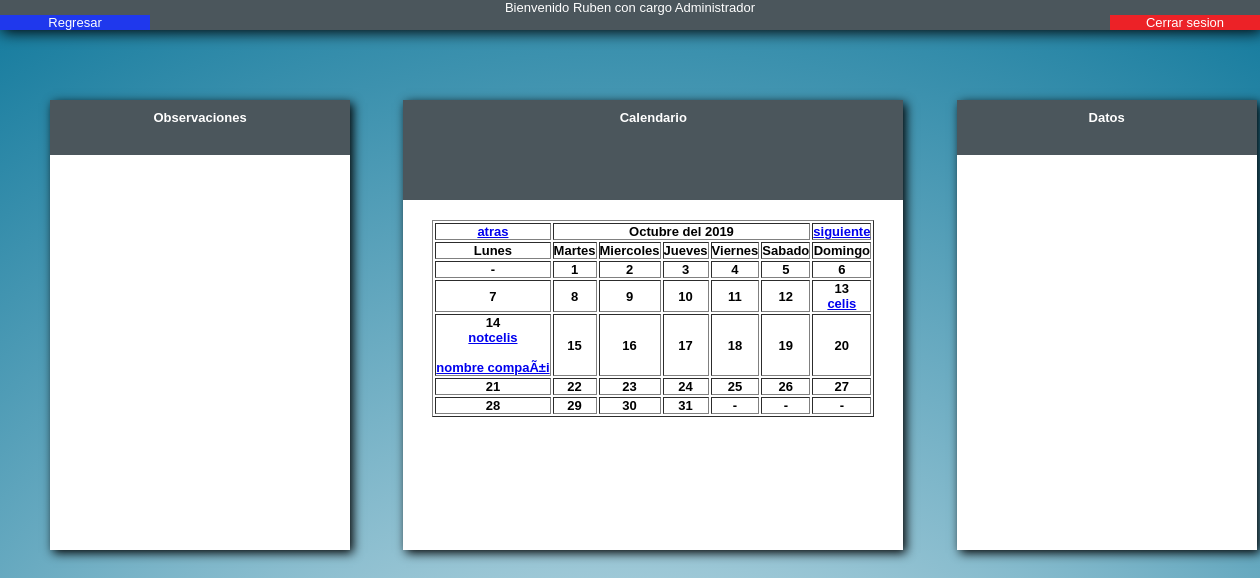
The page /vistas/calendar.php?mes=10&anio=2019 (signed in) on the database its author committed.
### tables this page shows
CREATE TABLE `Usuarios`
(
  `idUsuario` int(11) DEFAULT NULL AUTO_INCREMENT,
  `nombre` varchar(15) DEFAULT NULL,
  `username` varchar(15) DEFAULT NULL,
  `password` varchar(15) DEFAULT NULL,
  `idTipoUsuario` int(11) DEFAULT NULL,
   PRIMARY KEY (idUsuario),
   FOREIGN KEY (idTipoUsuario) REFERENCES TipoUsuarios(idTipoUsuario) ON DELETE CASCADE
);

CREATE TABLE `TipoUsuarios`
(
  `idTipoUsuario` int(11) DEFAULT NULL AUTO_INCREMENT,
  `nombreCargo` varchar(15) DEFAULT NULL,
  PRIMARY KEY (idTipoUsuario)
);

CREATE TABLE `Actividad`
(
  `idActividad` int(11) DEFAULT NULL AUTO_INCREMENT,
  `idProgramacion` int(11) DEFAULT NULL,
  `idDifusion` int(11) DEFAULT NULL,
  `idDiseno` int(11) DEFAULT NULL,
  PRIMARY KEY (idActividad),
  FOREIGN KEY (idProgramacion) REFERENCES Programacion(idProgramacion) ON DELETE CASCADE,
  FOREIGN KEY (idDifusion) REFERENCES Difusion(idDifusion) ON DELETE CASCADE,
  FOREIGN KEY (idDiseno) REFERENCES Diseno(idDiseno) ON DELETE CASCADE
);

CREATE TABLE `requerimientoActividad`
(
  `idRequerimientoActividad` int(11) DEFAULT NULL AUTO_INCREMENT,
  `fechaProgramacion` date DEFAULT NULL,
  `fechaEvento` date DEFAULT NULL,
  `nombreCompania` varchar(25) DEFAULT NULL,
  `nombreActividad` varchar(25) DEFAULT NULL,
  `disciplina` varchar(25) DEFAULT NULL,
  `lugar` varchar(25) DEFAULT NULL,
  `tipoEntrada` int(11) DEFAULT NULL,
  `costo` int(11) DEFAULT NULL,
  `duracion` time DEFAULT NULL,
  `observacion` varchar(500) DEFAULT NULL,
  PRIMARY KEY (idRequerimientoActividad)
);

### includes/user.php (called while the page is built, shortened)
<?php
include 'db.php';
class User extends DB
{
	private $nombre;
	private $cargo;
	public function setUser($user)
	{
		$query = $this->connect()->prepare('SELECT u.nombre,u.username,t.nombreCargo
											FROM usuarios u, tipousuarios t
											WHERE u.idTipoUsuario = t.idTipoUsuario
											AND username = :user');
		$query->execute(['user' => $user]);
		foreach($query as $currentUser)
		{
			$this->nombre = $currentUser['nombre'];
			$this->cargo = $currentUser['nombreCargo'];
		}
	}
	public function getNombre()
	{
		return $this->nombre;
	}
	public function getCargo()
	{
		return $this->cargo;
	}
}
?>

### includes/db.php (called while the page is built)
<?php
class DB
{
	private $host;
	private $db;
	private $user;
	private $password;
	private $charset;
	public function __construct()
	{
		$this->host = 'localhost';
		$this->db = 'prueba';
		$this->user = 'root';
		$this->password = 'QQWWEERR1';
		$this->charset = 'utf8mb4';
	}
	public function connect()
	{
		try
		{
			$connection = "mysql:host=" . $this->host . ";dbname=" . $this->db . ";charset=" . $this->charset;
			$options = [PDO::ATTR_ERRMODE => PDO::ERRMODE_EXCEPTION,
						PDO::ATTR_EMULATE_PREPARES => false,];
			$pdo = new PDO($connection,$this->user,$this->password,$options);
			return $pdo;
		}
		catch(PDOException $e)
		{
			print_r("Error connection: " . $e->getMessage());
		}
	}
}
?>

### vistas/calendar.php (the view, shortened to what this page needs)
<?php
	include_once '../includes/user.php';
    include_once '../includes/db.php';
    $userSession = new UserSession();
    $user = new User();
    if(isset($_SESSION['user']))
    {
        $user->setUser($userSession->getCurrentUser());
    }
    else
    {
        header("location: ../index.php");
    }
?>
<!DOCTYPE html>
<html>
	<head>
		<link rel="stylesheet" href="../styles/calendarStylo.css">
	</head>
	<body>
	<header>
			<?php echo "<p>Bienvenido ".$user->getNombre()." con cargo ".$user->getCargo()."</p>";
			if($user->getCargo() == "Administrador")
				{
					echo "<a id = \"botonRegresar\" href=\"home.php\">Regresar</a>";
				}
			?>
			<a id="botonSalir" href="../includes/logout.php">Cerrar sesion</a>
	</header>
		<div id="calendario">
			<table border="1" id="tabla">
				<section id="cabecera">
					<h1>Calendario</h1>
				</section>
				<tr>
					<?php
					function fechaAnterior($anterior)
					{
						if($anterior[0]==1)
						{
							$anterior[0]=12;
							$anterior[1]-=1;
						}
						else
							$anterior[0]-=1;
						if($anterior[0]<10)
							$anterior[0] = "0".$anterior[0];
						return $anterior;
					}
					function fechaSiguiente($siguiente)
					{
						if($siguiente[0]>11)
						{
							$siguiente[0]=1;
							$siguiente[1]+=1;
						}
						else
							$siguiente[0]+=1;
						return $siguiente;
					}
					function fechaString($dia,$mes,$anio)
					{
						if($dia<10)
						{
							$dia = "0".$dia;
						}
						return $anio."-".$mes."-".$dia;
					}
					$nombreMeses = array('Enero','Febrero','Marzo','Abril','Mayo','Junio','Julio','Agosto','Septiembre','Octubre','Noviembre','Diciembre');
					$fecha = new DateTime();
					$mes = $fecha->format('m');
					$anio = $fecha->format('Y');
					$siguiente = fechaSiguiente(array($mes,$anio));
					$anterior = fechaAnterior(array($mes,$anio));
					if(isset($_GET['mes'])&&isset($_GET['anio']))
					{
						$siguiente = fechaSiguiente(array($_GET['mes'],$_GET['anio']));
						$anterior = fechaAnterior(array($_GET['mes'],$_GET['anio']));
						$mes = $_GET['mes'];
						$anio = $_GET['anio'];
					}
					$db = new DB();
					$query = $db->connect()->prepare("SELECT a.idActividad,r.nombreCompania,r.fechaEvento
			    						 		  FROM actividad a, programacion p, requerimientoActividad r
			    						 		  WHERE a.idProgramacion = p.idProgramacion
			    						 		  AND p.idRequerimientoActividad = r.idRequerimientoActividad
			    						 		  AND r.fechaEvento >= '$anio-$mes-01'
			    						 		  AND r.fechaEvento <= '$anio-$mes-31'");
					$query->execute();
					$query->setFetchMode(PDO::FETCH_NUM);
				    $result = $query->fetchAll();
					echo "<th id='atras'><a href='calendar.php?mes=".$anterior[0]."&anio=".$anterior[1]."'>atras</a></th>";
					echo "<th id='fecha' colspan='5'>".$nombreMeses[$mes-1]." del ".$anio."</th>";
					echo "<th id='siguiente'><a href='calendar.php?mes=".$siguiente[0]."&anio=".$siguiente[1]."'>siguiente</a></th>";
					?>
				</tr>
				<tr>
					<th>Lunes</th>
					<th>Martes</th>
					<th>Miercoles</th>
					<th>Jueves</th>
					<th>Viernes</th>
					<th>Sabado</th>
					<th>Domingo</th>
				</tr>
				<?php
					$primeraCelda = date("w",mktime(0,0,0,$mes,1,$anio))+7;
					$finMes = date("d",(mktime(0,0,0,$mes+1,1,$anio)-1));
					if($primeraCelda >= 8)
					{
						$primeraCelda = $primeraCelda - 7;
					}
					$ultimaCelda = $primeraCelda + $finMes;
					$limite = 6;
					if($ultimaCelda <= 36)
					{
						$limite = 5;
					}
					$contador = 1;
					$dia = 1;
					for($i = 0 ; $i < $limite ; $i++)
					{
						echo "<tr>";
						for($j = 0 ; $j < 7 ; $j++)
						{
							echo "<th>";
							if($contador >= $primeraCelda && $contador < $ultimaCelda)
							{
								echo $dia;
								if($query->rowCount())
								{
									for($k = 0 ; $k < count($result) ; $k++)
									{
									    if($result[$k][2] == fechaString($dia,$mes,$anio))
										{
											$caracteresespeciales = $result[$k][1];
									    	echo "<br><a href='calendar.php?mes=".$mes."&anio=".$anio."&id=".$result[$k][0]."'>".$caracteresespeciales."</a><br>";
									    }
									}
								}
								$dia++;
							}
							else
							{
								echo "-";
							}
							echo "</th>";
							$contador++;
						}
						echo "</tr>";
					}
				?>
			</table>
		</div>
		<div id="observaciones">
			<section id="cabecera2">
				<h1>Observaciones</h1>
			</section>
			<section id="cuerpo">
			</section>
		</div>
		<div id="datos">
			<section id="cabecera2">
				<h1>Datos</h1>
			</section>
			<section id="cuerpo">
			</section>
		</div>
	</body>
</html>

### styles/calendarStylo.css (style rules this page uses)
* { padding: 0px; margin: 0px; font-family: Verdana, Geneva, Tahoma, sans-serif; font-size: 13px; }
body { display: grid; grid-template-rows: 100px auto auto; grid-template-columns: auto auto auto; grid-template-areas: "a a a" "b c d" ". e ."; background-image: radial-gradient(circle,rgb(255,255,255),rgb(19,122,157)); background-repeat: no-repeat; background-size: 100% 400%; text-align: center; }
header { grid-area: a; background-color: rgb(75,86,92); height: 30px; color: white; font-size: 20px; display: grid; grid-template-columns: 150px 1fr 150px; box-shadow: 2px 2px 15px black; }
header p { grid-column: 2/3; }
#botonRegresar { grid-column: 1/2; background-color: rgb(31,56,237); color: white; text-align: center; width: 150px; text-decoration: none; }
#botonSalir { grid-column: 3/4; background-color: rgb(236,34,39); color: white; text-align: center; width: 150px; text-decoration: none; }
#calendario { grid-area: c; justify-items: center; align-items: center; background-color: white; width: 500px; height: 450px; box-shadow: 3px 3px 10px; margin-left: 50px; }
#cabecera { background-color: rgb(75,86,92); color: white; height: 20%; width: 100%; padding-top: 10px; font-size: 22px; }
#observaciones { grid-area: b; background-color: white; width: 300px; height: 450px; box-shadow: 3px 3px 10px; margin-left: 50px; }
#datos { grid-area: d; background-color: white; width: 300px; height: 450px; box-shadow: 3px 3px 10px; margin-left: 50px; }
#cabecera2 { background-color: rgb(75,86,92); color: white; height: 10%; width: 100%; padding-top: 10px; font-size: 22px; }
#cuerpo { color: black; padding-top: 10px; font-size: 14px; }
#tabla { margin: auto; margin-top: 20px; margin-bottom: auto; }

### rows shown on the page
usuarios: nombre "Ruben", idTipoUsuario.nombreCargo "Administrador"
actividad: requerimientoactividad.nombreCompania "celis"
actividad: requerimientoactividad.nombreCompania "notcelis"
actividad: requerimientoactividad.nombreCompania "nombre compaÃ±i"

### other values the page prints
$nombreMeses[$mes-1] "Octubre"
$anio "2019"
